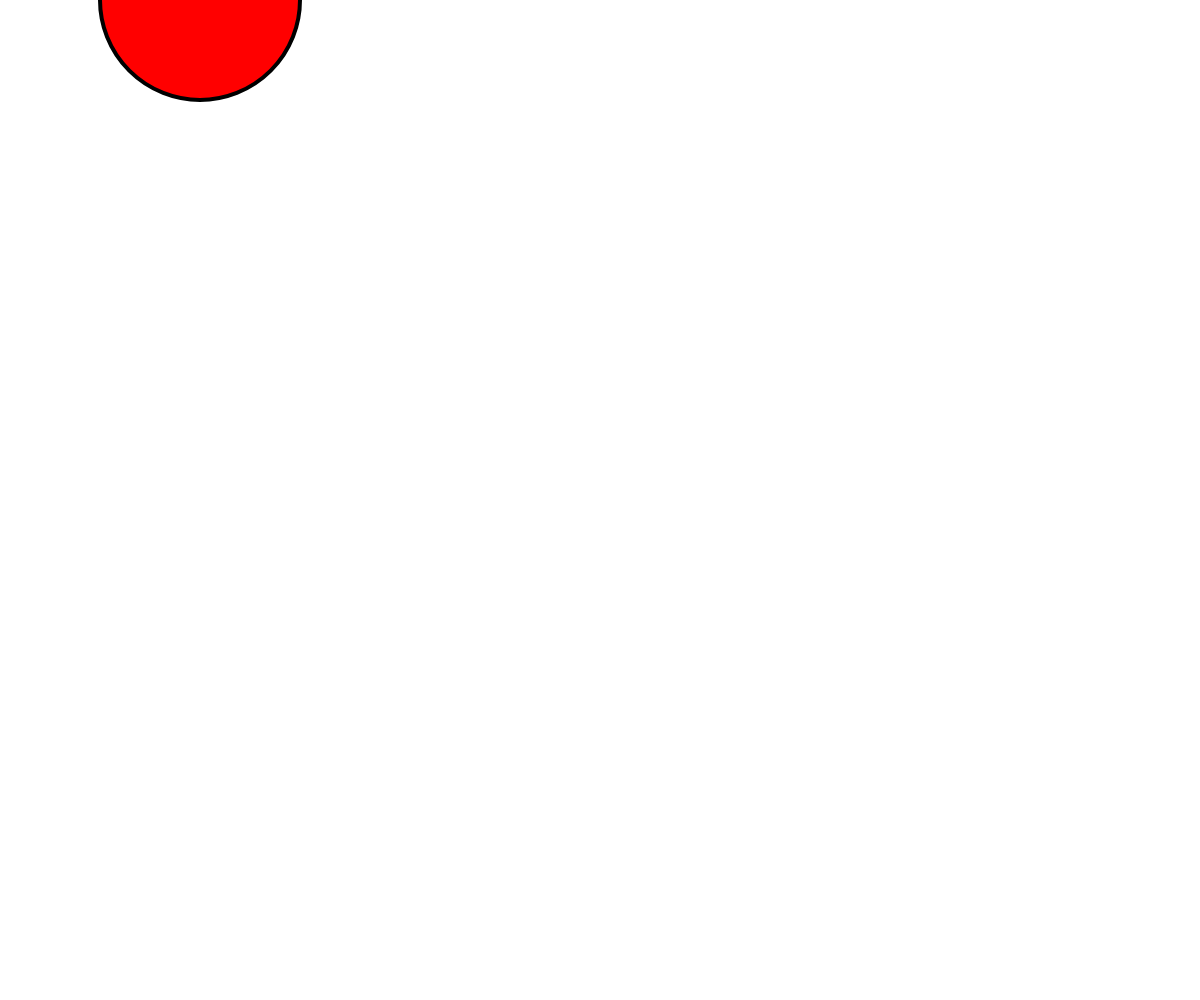
Frame 1 (no input)
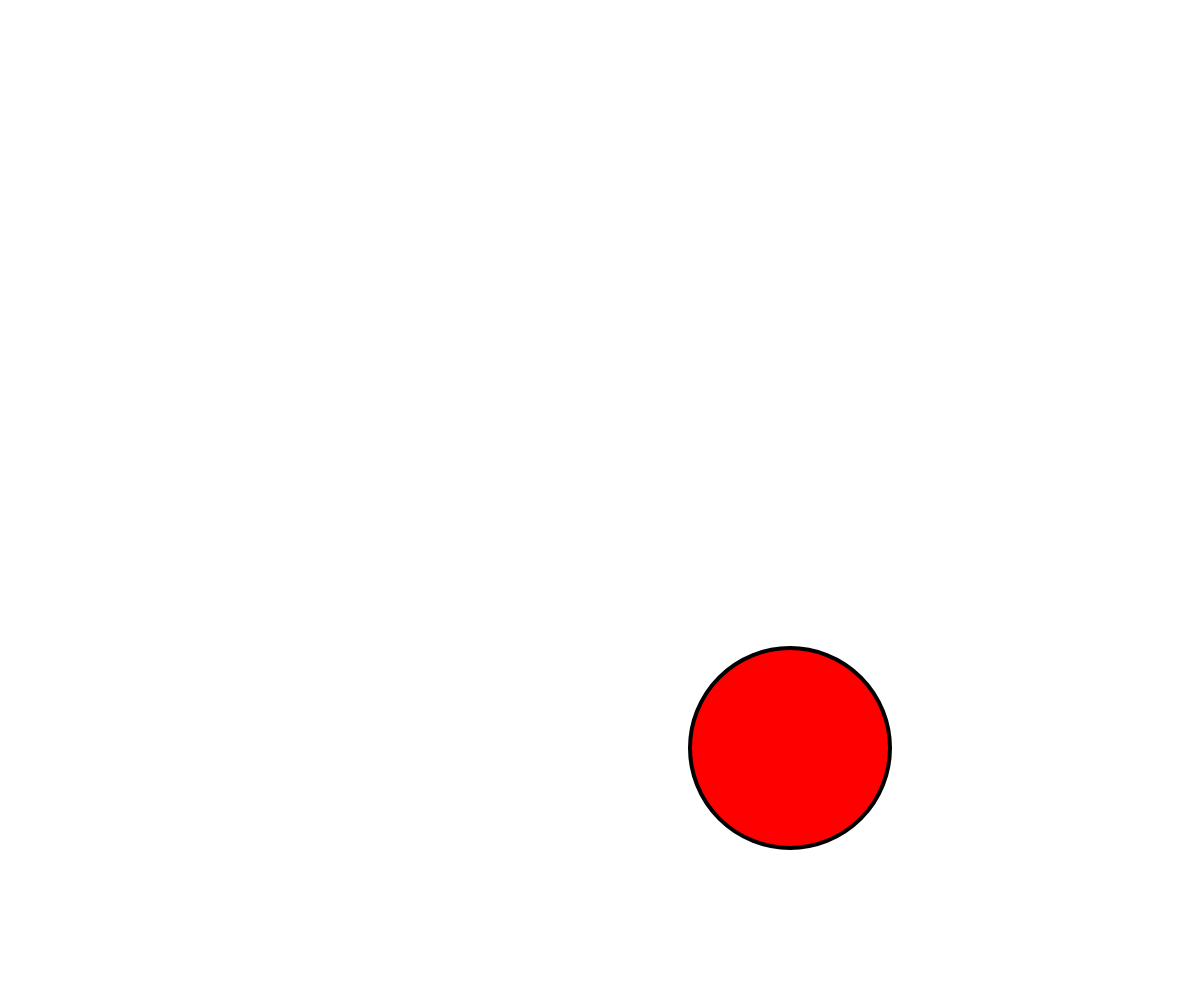
Frame 60 (no input)
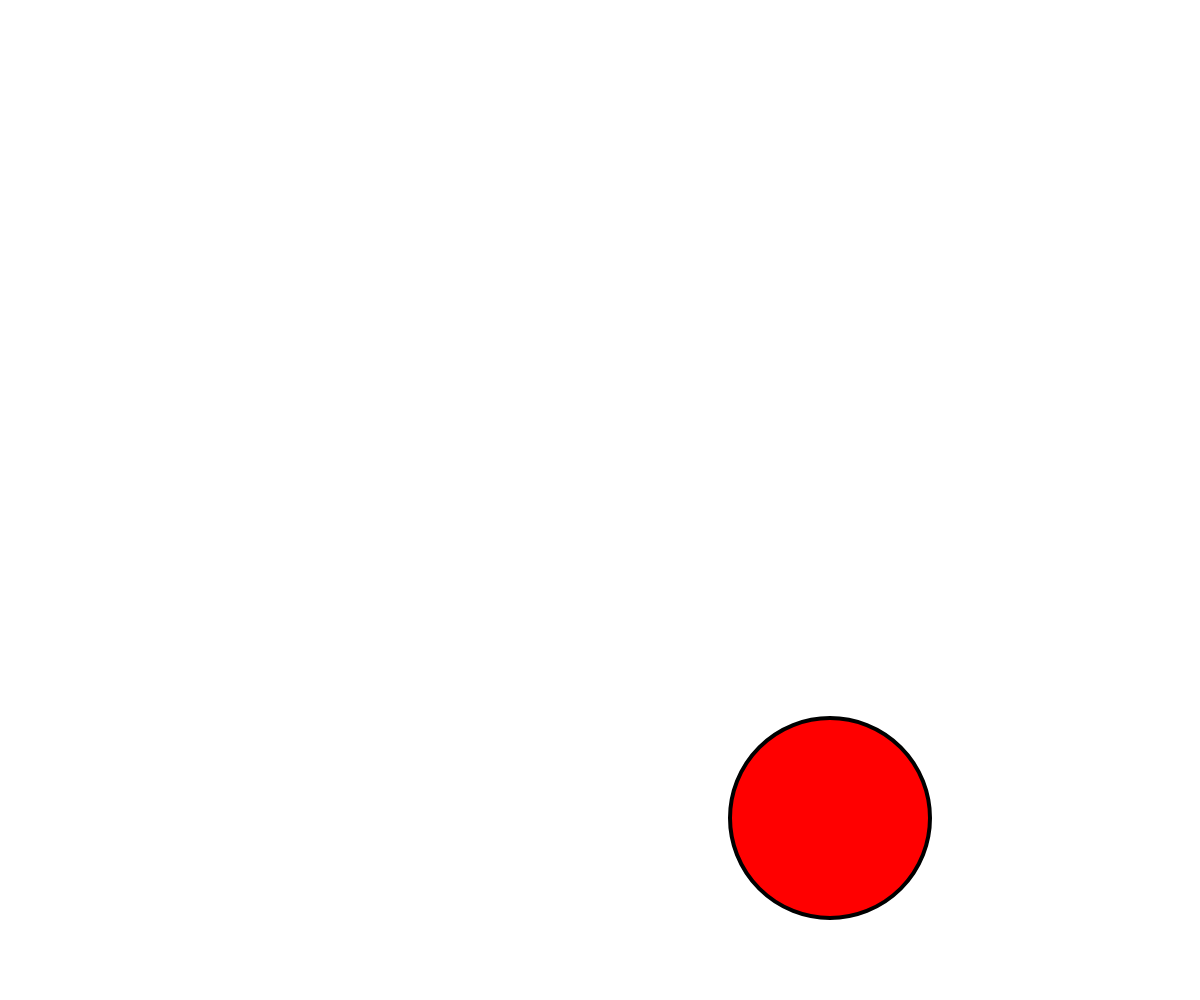
Frame 120 (the mouse pressed at the canvas centre since frame 60)

The p5.js sketch that drew these frames (run headless with seeded random() and noise() and a simulated clock; from frame 60 on, the mouse is pressed at the canvas centre):

// p5.js sketch
// ── sketch.js
var speed = 10;
var desc=1;
var x = 200;
var y = 0;


var canvas;

function setup() {
  canvas = createCanvas(windowWidth, windowHeight);
  canvas.position(0,0);
  canvas.style('z-index', -1);
}

function draw(){
  background(255);
  stroke(0);
  strokeWeight(4);
  fill("red");
  ellipse(x, y, 200, 200);
  if(x > width - 100){
    speed = -10;
    
  }
  else if (x < 100){
    speed = 10;
    
  }
  if (y > height){
    desc--;
  }
  else if (y < 100){
    desc++;
  }
  
  
  
  x += speed;
  y += desc; 



}
